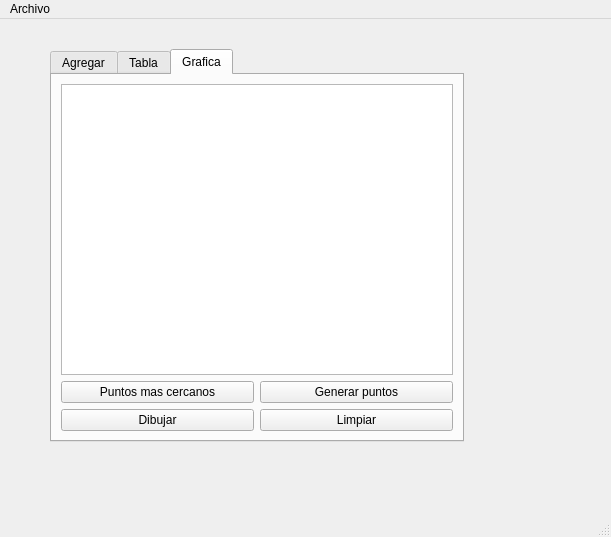
<?xml version="1.0" encoding="UTF-8"?>
<ui version="4.0">
 <class>MainWindow</class>
 <widget class="QMainWindow" name="MainWindow">
  <property name="geometry">
   <rect>
    <x>0</x>
    <y>0</y>
    <width>611</width>
    <height>537</height>
   </rect>
  </property>
  <property name="windowTitle">
   <string>MainWindow</string>
  </property>
  <widget class="QWidget" name="centralwidget">
   <widget class="QTabWidget" name="grafica">
    <property name="geometry">
     <rect>
      <x>50</x>
      <y>30</y>
      <width>414</width>
      <height>393</height>
     </rect>
    </property>
    <property name="currentIndex">
     <number>2</number>
    </property>
    <widget class="QWidget" name="tap">
     <attribute name="title">
      <string>Agregar</string>
     </attribute>
     <layout class="QGridLayout" name="gridLayout">
      <item row="0" column="0">
       <widget class="QGroupBox" name="groupBox">
        <property name="title">
         <string>PARTICULAS</string>
        </property>
        <layout class="QGridLayout" name="gridLayout_2">
         <item row="0" column="0">
          <widget class="QLabel" name="label">
           <property name="text">
            <string>ID</string>
           </property>
          </widget>
         </item>
         <item row="0" column="1">
          <widget class="QSpinBox" name="ID_spinBox"/>
         </item>
         <item row="1" column="0">
          <widget class="QLabel" name="label_2">
           <property name="text">
            <string>ORIGEN X</string>
           </property>
          </widget>
         </item>
         <item row="1" column="1">
          <widget class="QSpinBox" name="ORIGEN_X_spinBox"/>
         </item>
         <item row="2" column="0">
          <widget class="QLabel" name="label_3">
           <property name="text">
            <string>ORIGEN Y</string>
           </property>
          </widget>
         </item>
         <item row="2" column="1">
          <widget class="QSpinBox" name="ORIGEN_Y_spinBox"/>
         </item>
         <item row="3" column="0">
          <widget class="QLabel" name="x_label">
           <property name="text">
            <string>DESTINO X</string>
           </property>
          </widget>
         </item>
         <item row="3" column="1">
          <widget class="QSpinBox" name="x_spinBox">
           <property name="maximum">
            <number>500</number>
           </property>
          </widget>
         </item>
         <item row="4" column="0">
          <widget class="QLabel" name="y_label">
           <property name="text">
            <string>DESTINO Y</string>
           </property>
          </widget>
         </item>
         <item row="4" column="1">
          <widget class="QSpinBox" name="y_spinBox">
           <property name="maximum">
            <number>500</number>
           </property>
          </widget>
         </item>
         <item row="5" column="0">
          <widget class="QLabel" name="velocidad_label">
           <property name="text">
            <string>VELOCIDAD</string>
           </property>
          </widget>
         </item>
         <item row="5" column="1">
          <widget class="QSpinBox" name="velocidad_spinBox">
           <property name="maximum">
            <number>1000</number>
           </property>
          </widget>
         </item>
         <item row="6" column="0">
          <widget class="QLabel" name="rojo_label">
           <property name="text">
            <string>ROJO</string>
           </property>
          </widget>
         </item>
         <item row="6" column="1">
          <widget class="QSpinBox" name="rojo_spinBox">
           <property name="maximum">
            <number>255</number>
           </property>
          </widget>
         </item>
         <item row="7" column="0">
          <widget class="QLabel" name="verde_label">
           <property name="text">
            <string>VERDE</string>
           </property>
          </widget>
         </item>
         <item row="7" column="1">
          <widget class="QSpinBox" name="verde_spinBox"/>
         </item>
         <item row="8" column="0">
          <widget class="QLabel" name="azul_label">
           <property name="text">
            <string>AZUL</string>
           </property>
          </widget>
         </item>
         <item row="8" column="1">
          <widget class="QSpinBox" name="azul_spinBox"/>
         </item>
         <item row="9" column="0" colspan="2">
          <widget class="QPushButton" name="FINAL_pushButton">
           <property name="text">
            <string>AGREGAR AL FINAL</string>
           </property>
          </widget>
         </item>
         <item row="10" column="0" colspan="2">
          <widget class="QPushButton" name="inicio_pushButton">
           <property name="text">
            <string>AGREGAR AL INICIO</string>
           </property>
          </widget>
         </item>
         <item row="11" column="0" colspan="2">
          <widget class="QPushButton" name="mostrar_pushButton">
           <property name="text">
            <string>MOSTRAR</string>
           </property>
          </widget>
         </item>
        </layout>
       </widget>
      </item>
      <item row="0" column="1">
       <widget class="QPlainTextEdit" name="salida"/>
      </item>
     </layout>
    </widget>
    <widget class="QWidget" name="tab_2">
     <attribute name="title">
      <string>Tabla</string>
     </attribute>
     <layout class="QGridLayout" name="gridLayout_3">
      <item row="0" column="0" colspan="3">
       <widget class="QTableWidget" name="tableWidget"/>
      </item>
      <item row="2" column="2">
       <widget class="QPushButton" name="orden_dist">
        <property name="text">
         <string>Ordenar por distancia</string>
        </property>
       </widget>
      </item>
      <item row="1" column="0">
       <widget class="QLineEdit" name="Buscar_lineEdit">
        <property name="placeholderText">
         <string>ID</string>
        </property>
       </widget>
      </item>
      <item row="1" column="2">
       <widget class="QPushButton" name="mostrar_tabla_pushButton">
        <property name="text">
         <string>Mostrar</string>
        </property>
       </widget>
      </item>
      <item row="1" column="1">
       <widget class="QPushButton" name="buscar_pushButton">
        <property name="text">
         <string>Buscar</string>
        </property>
       </widget>
      </item>
      <item row="2" column="1">
       <widget class="QPushButton" name="orden_vel">
        <property name="text">
         <string>Ordenar por velocidad</string>
        </property>
       </widget>
      </item>
      <item row="3" column="1" colspan="2">
       <widget class="QPushButton" name="orden_id">
        <property name="text">
         <string>Ordenar por ID</string>
        </property>
       </widget>
      </item>
     </layout>
    </widget>
    <widget class="QWidget" name="tab">
     <attribute name="title">
      <string>Grafica</string>
     </attribute>
     <layout class="QGridLayout" name="gridLayout_4">
      <item row="2" column="0">
       <widget class="QPushButton" name="Dibujar">
        <property name="text">
         <string>Dibujar</string>
        </property>
       </widget>
      </item>
      <item row="2" column="1">
       <widget class="QPushButton" name="limpiar">
        <property name="text">
         <string>Limpiar</string>
        </property>
       </widget>
      </item>
      <item row="0" column="0" colspan="2">
       <widget class="QGraphicsView" name="graphicsView"/>
      </item>
      <item row="1" column="0">
       <widget class="QPushButton" name="cercas">
        <property name="text">
         <string>Puntos mas cercanos</string>
        </property>
       </widget>
      </item>
      <item row="1" column="1">
       <widget class="QPushButton" name="puntos">
        <property name="text">
         <string>Generar puntos</string>
        </property>
       </widget>
      </item>
     </layout>
    </widget>
   </widget>
  </widget>
  <widget class="QMenuBar" name="menubar">
   <property name="geometry">
    <rect>
     <x>0</x>
     <y>0</y>
     <width>611</width>
     <height>21</height>
    </rect>
   </property>
   <widget class="QMenu" name="menuArchivo">
    <property name="title">
     <string>Archivo</string>
    </property>
    <addaction name="actionAbrir"/>
    <addaction name="actionGuardar"/>
   </widget>
   <addaction name="menuArchivo"/>
  </widget>
  <widget class="QStatusBar" name="statusbar"/>
  <action name="actionAbrir">
   <property name="text">
    <string>Abrir</string>
   </property>
   <property name="shortcut">
    <string>Ctrl+O</string>
   </property>
  </action>
  <action name="actionGuardar">
   <property name="text">
    <string>Guardar</string>
   </property>
   <property name="shortcut">
    <string>Ctrl+S</string>
   </property>
  </action>
 </widget>
 <resources/>
 <connections/>
</ui>
